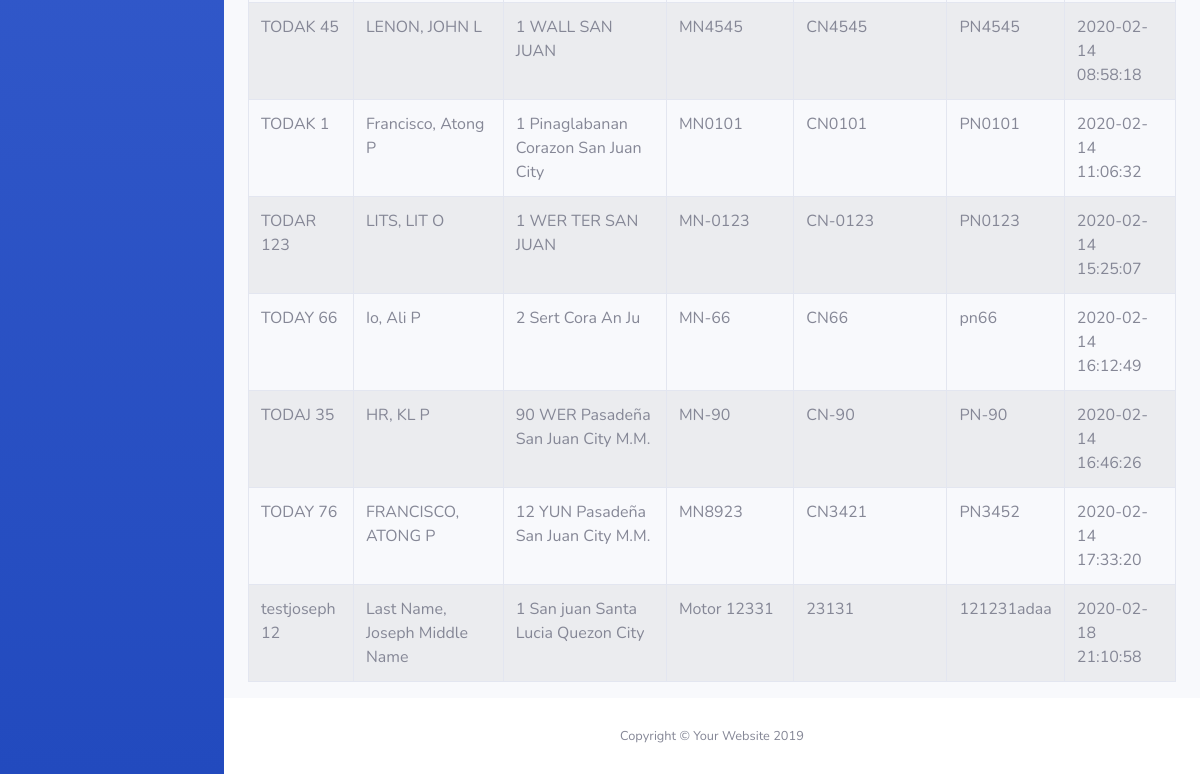
Before: /personnel/tricycle_operator.php (lower part) with the older database file.
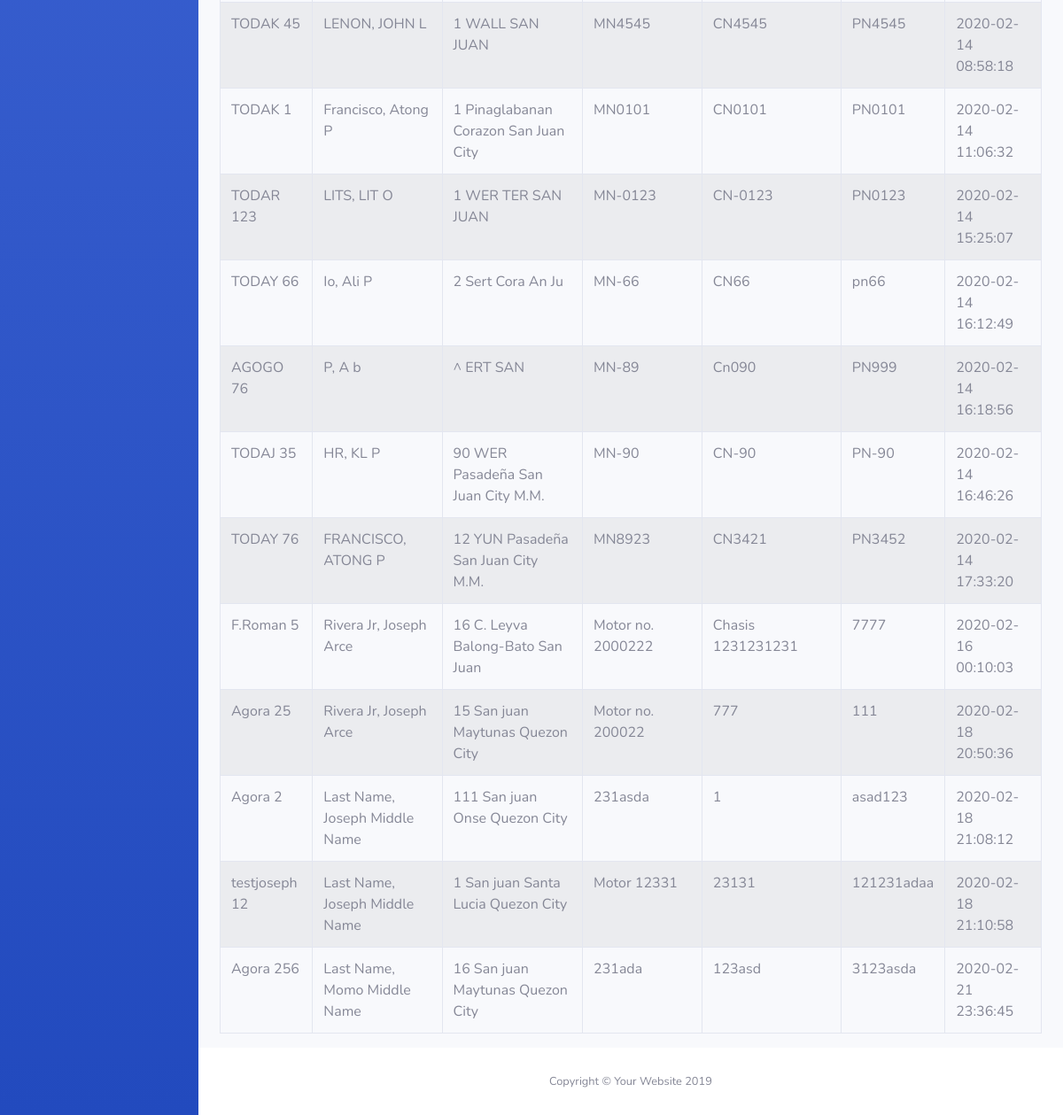
After: the same page with the newer database file.
### tables this page shows
CREATE TABLE `tricycle_operator` (
  `id_no` int(11) NOT NULL,
  `first_name` varchar(25) NOT NULL,
  `middle_name` varchar(25) NOT NULL,
  `last_name` varchar(25) NOT NULL,
  `house_no` varchar(25) NOT NULL,
  `street` varchar(25) NOT NULL,
  `barangay` varchar(25) NOT NULL,
  `city` varchar(25) NOT NULL,
  `case_no` varchar(25) NOT NULL,
  `toda` varchar(25) NOT NULL,
  `toda_no` smallint(6) NOT NULL,
  `make` varchar(25) NOT NULL,
  `motor_no` varchar(25) NOT NULL,
  `chasis_no` varchar(25) NOT NULL,
  `plate_no` varchar(25) NOT NULL,
  `date` varchar(25) NOT NULL,
  `unit` smallint(6) NOT NULL,
  `status` int(6) NOT NULL,
  `seen_status` int(11) NOT NULL
);

### personnel/tricycle_operator.php (the view, shortened to what this page needs)
<!DOCTYPE html>
<html lang="en">
<head>
  <link href="../vendor/fontawesome-free/css/all.min.css" rel="stylesheet" type="text/css">
  <link href="../css/sb-admin-2.min.css" rel="stylesheet">
</head>
<body id="page-top">
  <?php require('navigation.php');  ?>
        <div class="container-fluid">
       <?php
require ("../database.php");
$result = ' SELECT *
            FROM tricycle_operator
            WHERE status = 5;';
  $statement = $connection->prepare($result);
      $statement->execute();
      $payments = $statement->fetchAll(PDO::FETCH_OBJ);
echo "<table border='1'  class='table table-striped table-bordered table-hover' id='dataTables-example' >
<tr>
<th><b>Toda No.</b></td></th>
<th><b>Name</b></td></th>
<th><b>Address</b></td></th>
<th><b>Motor No.</b></td></th>
<th><b>Chasis No.</b></td></th>
<th><b>Plate No.</b></td></th>
<th><b>Date</b></td></th>
<tbody id='myTable'>";
   foreach($payments as $package):
      $fname= $package->first_name;
      $lname= $package->last_name;
      $mname= $package->middle_name;
      $toda = $package->toda;
      $toda_no = $package->toda_no;
      $fullname= $lname .', '. $fname .' '.$mname;
      $tric_no= $toda .' '.$toda_no;
      $house_no = $package->house_no;
      $street = $package->street;
      $barangay = $package->barangay;
      $city= $package->city;
      $full_add =  $house_no .' '. $street .' '.$barangay.' '.$city;
    echo "<tr id=".$package->id_no.">";
    echo "<td >".$tric_no."</td>";
    echo "<td >".$fullname."</td>";
    echo "<td >".$full_add."</td>";
    echo "<td >".$package->motor_no."</td>";
    echo "<td >".$package->chasis_no."</td>";
    echo "<td >".$package->plate_no."</td>";
    echo "<td >".$package->date."</td>";
 endforeach;
 echo "
 </tbody>
 </table>";
?>
        </div>
      </div>
      <footer class="sticky-footer bg-white">
        <div class="container my-auto">
          <div class="copyright text-center my-auto">
            <span>Copyright &copy; Your Website 2019</span>
          </div>
        </div>
      </footer>
    </div>
  </div>
</body>
</html>

Changed rows visible on the page:
now on this page (row edited): tricycle_operator: tric_no "AGOGO 76", fullname "P, A b", full_add "^ ERT SAN", motor_no "MN-89", chasis_no "Cn090", plate_no "PN999", date "2020-02-14 16:18:56"
now on this page (row edited): tricycle_operator: tric_no "F.Roman 5", fullname "Rivera Jr, Joseph Arce", full_add "16 C. Leyva Balong-Bato San Juan", motor_no "Motor no. 2000222", chasis_no "Chasis 1231231231", plate_no "7777", date "2020-02-16 00:10:03"
now on this page (row edited): tricycle_operator: tric_no "Agora 25", fullname "Rivera Jr, Joseph Arce", full_add "15 San juan Maytunas Quezon City", motor_no "Motor no. 200022", chasis_no "777", plate_no "111", date "2020-02-18 20:50:36"
now on this page (row edited): tricycle_operator: tric_no "Agora 2", fullname "Last Name, Joseph Middle Name", full_add "111 San juan Onse Quezon City", motor_no "231asda", chasis_no "1", plate_no "asad123", date "2020-02-18 21:08:12"
added tricycle_operator: tric_no "Agora 256", fullname "Last Name, Momo Middle Name", full_add "16 San juan Maytunas Quezon City", motor_no "231ada", chasis_no "123asd", plate_no "3123asda", date "2020-02-21 23:36:45"
